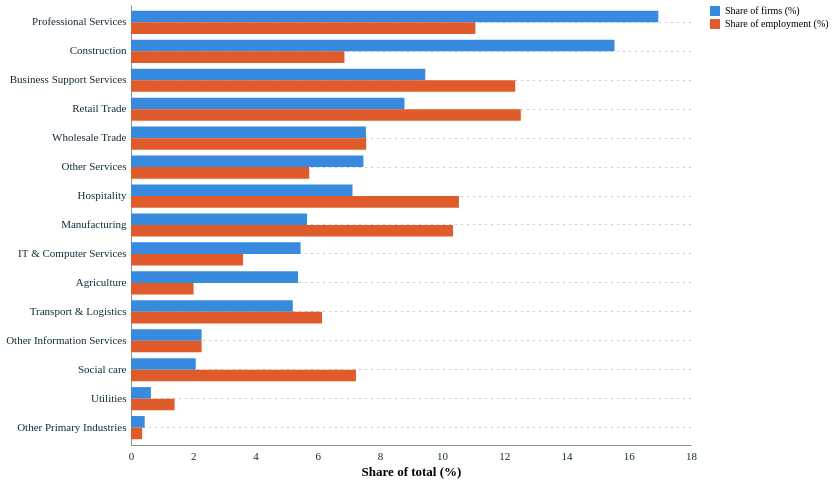

Write notebook code for a chart like this one.
### Code cell
# Share of firms vs share of employment — grouped horizontal bars by sector

sector_population_df = population_df[population_df['dimension'] == 'Sector']
sector_population_df_2023 = sector_population_df[sector_population_df['year'] == 2023].copy()

total_firms = sector_population_df_2023["n_firms"].sum()
total_emp   = sector_population_df_2023["employment"].sum()
sector_population_df_2023["Share of firms (%)"]      = (sector_population_df_2023["n_firms"]     / total_firms * 100).round(2)
sector_population_df_2023["Share of employment (%)"] = (sector_population_df_2023["employment"]  / total_emp   * 100).round(2)

sector_order = sector_population_df_2023.sort_values("Share of firms (%)", ascending=False)["category"].tolist()

df_long = sector_population_df_2023.melt(
    id_vars="category",
    value_vars=["Share of firms (%)", "Share of employment (%)"],
    var_name="measure",
    value_name="share",
)

chart = alt.Chart(df_long).mark_bar().encode(
    x=alt.X("share:Q", title="Share of total (%)"),
    y=alt.Y("category:N", sort=sector_order, title=None, axis=alt.Axis(labelLimit=180)),
    yOffset=alt.YOffset("measure:N", sort=["Share of firms (%)", "Share of employment (%)"]),
    color=alt.Color(
        "measure:N",
        scale=alt.Scale(
            domain=["Share of firms (%)", "Share of employment (%)"],
            range=["#378add", "#e05b2b"],
        ),
        legend=alt.Legend(title=None, orient="right"),
    ),
    tooltip=[
        alt.Tooltip("category:N", title="Sector"),
        alt.Tooltip("measure:N",  title="Measure"),
        alt.Tooltip("share:Q",    title="Share (%)", format=".2f"),
    ],
).properties(
    width=560,
    height=440,
 #   title=alt.TitleParams(
 #       subtitle="Sectors sorted by share of firms",
 #       "Share of firms vs share of employment by sector (2023)",
 #       subtitleColor="#888",
 #       fontSize=15,
 #       subtitleFontSize=12,
 #   )
).configure_view(
    strokeWidth=0
).configure_axis(
    grid=True, gridColor="#eeeeee", labelFontSize=12, titleFontSize=13
)

chart.show()
chart.save(chart_path / 'AGP Charts/BSD_sector_composition_2023.png', scale_factor=2)

### Figure 1 — Vega-Lite specification as saved in the notebook (floating-point values rounded to 4 significant figures)
{"config": {"font": "Circular Std", "mark": {"line": {"interpolate": "linear"}}, "view": {"stroke": "transparent", "width": 400, "height": 300, "strokeWidth": 0}, "range": {"category": ["#179fdb", "#e6224b", "#f4c245", "#122b39", "#eb5c2e", "#36b7b4"], "diverging": ["#E6224B", "#E54753", "#C9C9C9", "#179FDB", "#122B39"], "heatmap": ["#C9C9C9", "#179FDB", "#0063AF", "#122B39"], "ordinal": ["#00A767", "#36B7B4", "#179FDB", "#0063AF", "#243B5A"]}, "axisX": {"labelColor": "#122b39", "tickColor": "#122b39", "domainColor": "#122b39", "domainOpacity": 0.5, "gridOpacity": 0, "labelFont": "Circular Std", "labelAngle": 0, "labelAlign": "center", "labelFontSize": 11, "labelPadding": 5, "tickCount": 10, "tickSize": 0, "title": ""}, "axisY": {"labelColor": "#122b39", "labelFont": "Circular Std", "tickColor": "#122b39", "domainColor": "#122b39", "gridColor": "#122b39", "gridDash": [1, 5], "gridOpacity": 0.5, "labelPadding": 5, "labelFontSize": 11, "domainOpacity": 0.5, "tickSize": 0, "title": null, "titleAlign": "left", "titleAngle": 0, "titleBaseline": "bottom", "titleColor": "#122b39", "titleOpacity": 0.9, "titleX": 0, "titleY": -7}, "axis": {"grid": true, "gridColor": "#eeeeee", "labelFontSize": 12, "titleFontSize": 13}}, "data": {"name": "data-844550e1c91d0602c25f8c2d9b8f5adb"}, "mark": {"type": "bar"}, "encoding": {"color": {"field": "measure", "legend": {"orient": "right", "title": null}, "scale": {"domain": ["Share of firms (%)", "Share of employment (%)"], "range": ["#378add", "#e05b2b"]}, "type": "nominal"}, "tooltip": [{"field": "category", "title": "Sector", "type": "nominal"}, {"field": "measure", "title": "Measure", "type": "nominal"}, {"field": "share", "format": ".2f", "title": "Share (%)", "type": "quantitative"}], "x": {"field": "share", "title": "Share of total (%)", "type": "quantitative"}, "y": {"axis": {"labelLimit": 180}, "field": "category", "sort": ["Professional Services", "Construction", "Business Support Services", "Retail Trade", "Wholesale Trade", "Other Services", "Hospitality", "Manufacturing", "IT & Computer Services", "Agriculture", "Transport & Logistics", "Other Information Services", "Social care", "Utilities", "Other Primary Industries"], "title": null, "type": "nominal"}, "yOffset": {"field": "measure", "sort": ["Share of firms (%)", "Share of employment (%)"], "type": "nominal"}}, "height": 440, "width": 560, "$schema": "https://vega.github.io/schema/vega-lite/v5.20.1.json", "datasets": {"data-844550e1c91d0602c25f8c2d9b8f5adb": [{"category": "Agriculture", "measure": "Share of firms (%)", "share": 5.37}, {"category": "Business Support Services", "measure": "Share of firms (%)", "share": 9.46}, {"category": "Construction", "measure": "Share of firms (%)", "share": 15.54}, {"category": "Hospitality", "measure": "Share of firms (%)", "share": 7.12}, {"category": "IT & Computer Services", "measure": "Share of firms (%)", "share": 5.45}, {"category": "Manufacturing", "measure": "Share of firms (%)", "share": 5.66}, {"category": "Other Information Services", "measure": "Share of firms (%)", "share": 2.27}, {"category": "Other Primary Industries", "measure": "Share of firms (%)", "share": 0.44}, {"category": "Other Services", "measure": "Share of firms (%)", "share": 7.47}, {"category": "Professional Services", "measure": "Share of firms (%)", "share": 16.95}, {"category": "Retail Trade", "measure": "Share of firms (%)", "share": 8.79}, {"category": "Social care", "measure": "Share of firms (%)", "share": 2.08}, {"category": "Transport & Logistics", "measure": "Share of firms (%)", "share": 5.2}, {"category": "Utilities", "measure": "Share of firms (%)", "share": 0.64}, {"category": "Wholesale Trade", "measure": "Share of firms (%)", "share": 7.55}, {"category": "Agriculture", "measure": "Share of employment (%)", "share": 2.01}, {"category": "Business Support Services", "measure": "Share of employment (%)", "share": 12.35}, {"category": "Construction", "measure": "Share of employment (%)", "share": 6.86}, {"category": "Hospitality", "measure": "Share of employment (%)", "share": 10.54}, {"category": "IT & Computer Services", "measure": "Share of employment (%)", "share": 3.6}, {"category": "Manufacturing", "measure": "Share of employment (%)", "share": 10.35}, {"category": "Other Information Services", "measure": "Share of employment (%)", "share": 2.27}, {"category": "Other Primary Industries", "measure": "Share of employment (%)", "share": 0.36}, {"category": "Other Services", "measure": "Share of employment (%)", "share": 5.73}, {"category": "Professional Services", "measure": "Share of employment (%)", "share": 11.07}, {"category": "Retail Trade", "measure": "Share of employment (%)", "share": 12.53}, {"category": "Social care", "measure": "Share of employment (%)", "share": 7.23}, {"category": "Transport & Logistics", "measure": "Share of employment (%)", "share": 6.14}, {"category": "Utilities", "measure": "Share of employment (%)", "share": 1.4}, {"category": "Wholesale Trade", "measure": "Share of employment (%)", "share": 7.56}]}}
